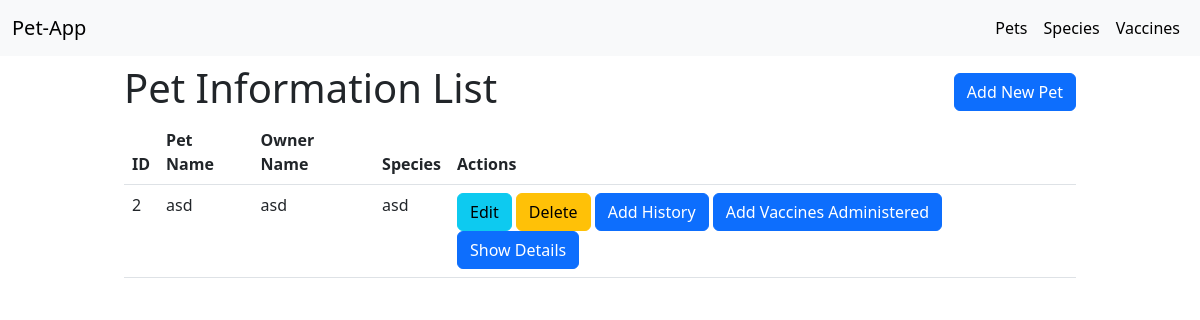
The page / on the database its author committed.
### pets/models.py (models this page shows, shortened)
class PetInfo(models.Model):
    pet_id = models.AutoField(primary_key=True)
    specie = models.ForeignKey(Species, on_delete=models.CASCADE)
    pet_name = models.CharField(max_length=50)
    owner_name = models.CharField(max_length=60)
    img = models.CharField(max_length=500)
    created_at = models.DateTimeField(auto_now_add=True)
    updated_at = models.DateTimeField(auto_now=True)

class Species(models.Model):
    specie_id = models.AutoField(primary_key=True)
    species_name = models.CharField(max_length=60)
    created_at = models.DateTimeField(auto_now_add=True)
    updated_at = models.DateTimeField(auto_now=True)

### pets/views.py (the view)
# urls.py: path('', views.pet_info_list, name='pet_info_list'),
def pet_info_list(request):
    pets = PetInfo.objects.all()
    return render(request, 'pet_info_list.html', {'pets': pets})

### pets/templates/pet_info_list.html
{% extends 'main.html' %}
{% block content %}
    <div class="flex justify-between items-center">
        <h1>Pet Information List</h1>
        <a href="{% url 'pet_info_create' %}" class="btn btn-primary">Add New Pet</a>
    </div>
    <table class="table">
               <thead>
               <tr>
                   <th>ID</th>
                   <th>Pet Name</th>
                   <th>Owner Name</th>
                   <th>Species</th>
                   <th>Actions</th>
               </tr>
               </thead>
               <tbody>
                {% for pet in pets %}
                   <tr>
                       <td>{{  pet.pet_id }}</td>
                       <td>{{  pet.pet_name }}</td>
                       <td>{{ pet.owner_name }}</td>
                       <td>{{ pet.specie.species_name }}</td>
                       <td>
                           <a href="{% url 'pet_info_update' pet.pk %}" class="btn btn-info">Edit</a>
                            <a href="{% url 'pet_info_delete' pet.pk %}" class="btn btn-warning">Delete</a>
                            <a href="{% url 'history_create' pet.pk %}" class="btn btn-primary">Add History</a>
                        <a href="{% url 'vaccines_administered_create' pet.pk %}" class="btn btn-primary">Add Vaccines Administered</a>
                        <a href="{% url 'pet_info_detail' pet.pk %}" class="btn btn-primary">Show Details</a>
                       </td>
                   </tr>
            {% endfor %}
               </tbody>
           </table>
{% endblock content %}

### templates/main.html (style rules this page uses)
html { line-height:1.15;-webkit-text-size-adjust:100% }
body { margin:0 }
a { background-color:transparent }
html { font-family:system-ui,-apple-system,BlinkMacSystemFont,Segoe UI,Roboto,Helvetica Neue,Arial,Noto Sans,sans-serif,Apple Color Emoji,Segoe UI Emoji,Segoe UI Symbol,Noto Color Emoji;line-height:1.5 }
*,:after,:before { box-sizing:border-box;border:0 solid #e2e8f0 }
a { color:inherit;text-decoration:inherit }
.flex { display:flex }
.items-center { align-items:center }
body { font-family: 'Nunito', sans-serif; }
.flex { display: flex; }
.justify-between { justify-content: space-between; }
.items-center { align-items: center; }

### rows shown on the page
PetInfo: pet_id "2", pet_name "asd", owner_name "asd", specie.species_name "asd"
